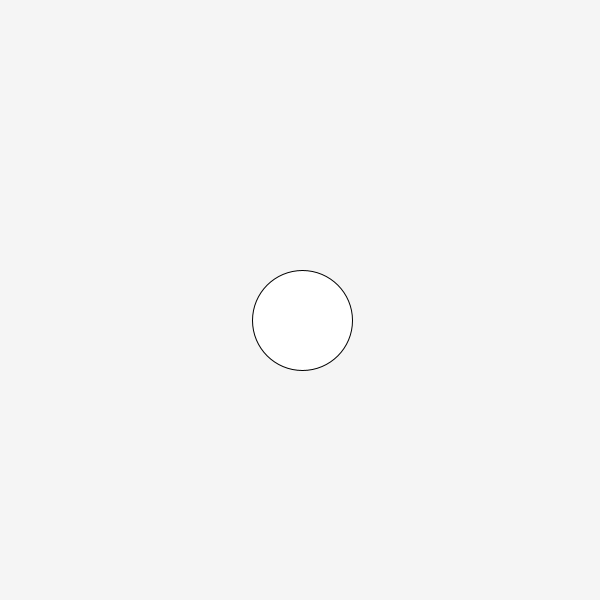
Frame 1 (no input)
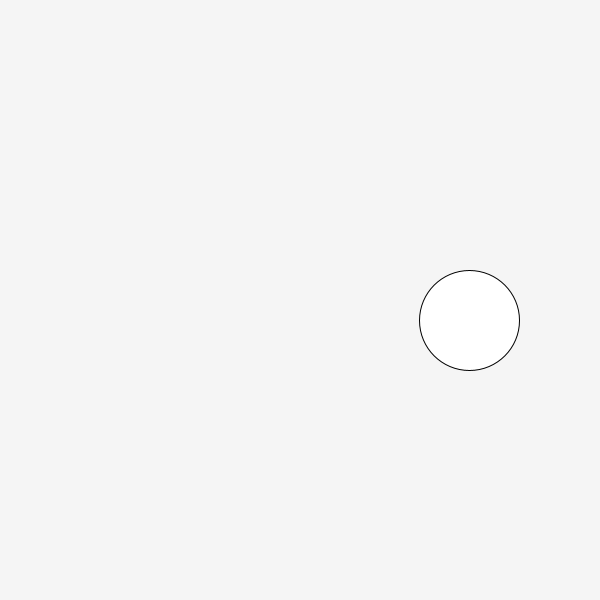
Frame 60 (the mouse pressed at the canvas centre just before this capture)
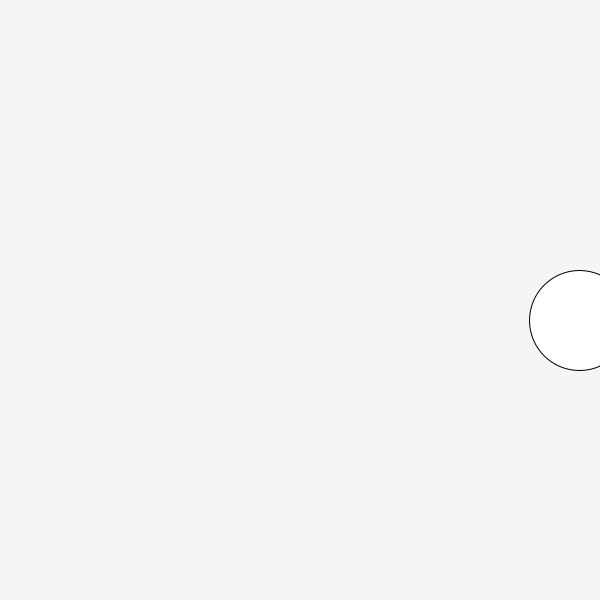
Frame 120 (the mouse held since frame 60 and released just before this capture)

The Processing sketch that drew these frames (run headless with seeded random() and noise(); from frame 60 on, the mouse is pressed at the canvas centre):

// Processing sketch: Question_4
// ── Question_4.pde
PVector position; 
float theta = 0; 
int orbitSize = 300; 
int yIncrement;

void setup() {
  size (600, 600); 
  background(0);
  position = new PVector (20, 20);
}

void draw () {
  background(245);

  theta +=.01; 

  position.x = width/2 + sin(theta)*orbitSize;

  position.y += yIncrement;

  if (position.y >= height-25) {
    yIncrement = -10;
  }

  if (position.y >= 25) {
    yIncrement = 10;
  }

  ellipse (position.x, position.y+width/2, 100, 100);
  
  //if mousePressed {
    
  //ellipse (position.y+width/2, position.x,100,100);
}
